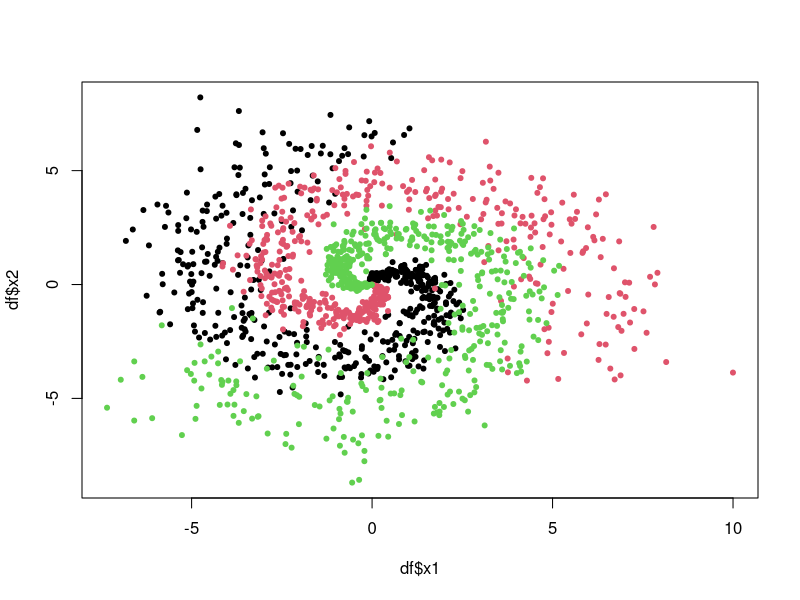

Write R code to recreate this figure.
## ---- chunk 1
packages <- c(
  "tibble",
  "dplyr", 
  "readr", 
  "tidyr", 
  "purrr", 
  "broom",
  "magrittr",
  "corrplot",
  "caret",
  "rpart",
  "rpart.plot",
  "e1071",
  "torch", 
  "luz"
)

# renv::install(packages)
sapply(packages, require, character.only=T)
## ---- chunk 2
generate_three_spirals <- function(){
  set.seed(42)
  n <- 500
  noise <- 0.2
  t <- (1:n) / n * 2 * pi
  x1 <- c(
      t * (sin(t) + rnorm(n, 0, noise)),
      t * (sin(t + 2 * pi/3) + rnorm(n, 0, noise)),
      t * (sin(t + 4 * pi/3) + rnorm(n, 0, noise))
    )
  x2 <- c(
      t * (cos(t) + rnorm(n, 0, noise)),
      t * (cos(t + 2 * pi/3) + rnorm(n, 0, noise)),
      t * (cos(t + 4 * pi/3) + rnorm(n, 0, noise))
    )
  y <- as.factor(
    c(
      rep(0, n), 
      rep(1, n), 
      rep(2, n)
    )
  )
  return(tibble::tibble(x1=x1, x2=x2, y=y))
}
## ---- chunk 3
df <- generate_three_spirals()

plot(
  df$x1, df$x2,
  col = df$y,
  pch = 20
)
## ---- chunk 4
sessionInfo()
